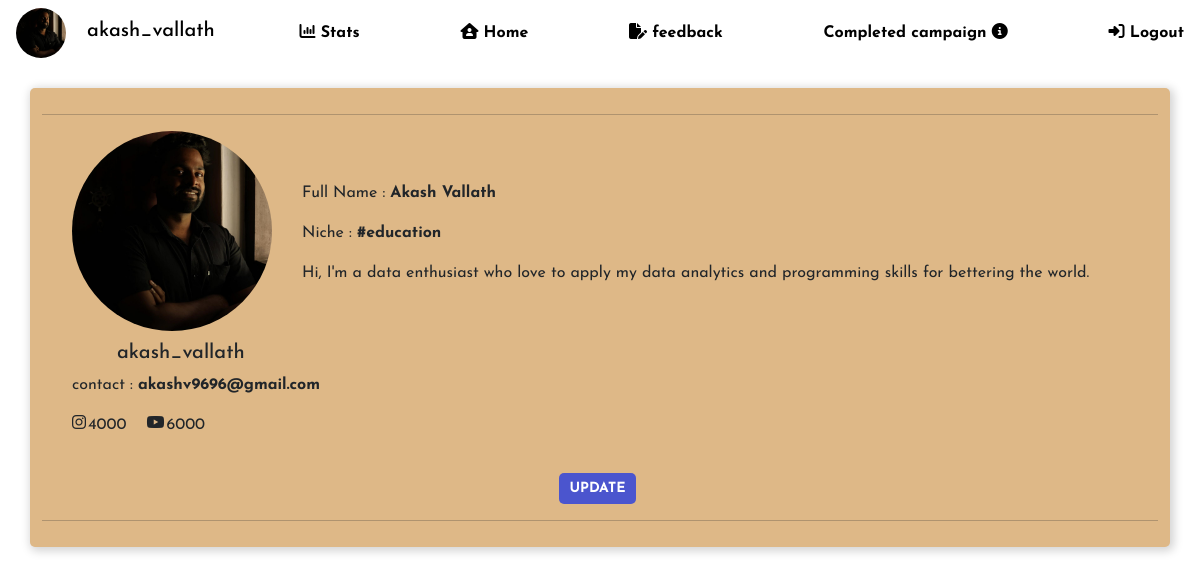
Page /influencer/1/profile (signed in) on the committed database.
### models.py (models this page shows)
class Influencer(db.Model):
    id = db.Column(db.Integer, primary_key=True)
    username = db.Column(db.String, unique=True, nullable=False)
    passhash = db.Column(db.String(256), nullable=False)
    fullname = db.Column(db.String, nullable=True)
    email = db.Column(db.String, nullable=False, unique=True)
    instagram = db.Column(db.Boolean, nullable=False, default=False)
    facebook = db.Column(db.Boolean, nullable=False, default=False)
    youtube = db.Column(db.Boolean, nullable=False, default=False)
    linkedin = db.Column(db.Boolean, nullable=False, default=False)
    niche = db.Column(db.String, nullable=False, default="N/A")
    aboutyou = db.Column(db.String, nullable=False, default="N/A")
    profilepic = db.Column(db.Boolean, default=False)
    file_extension = db.Column(db.String, nullable=False, default="N/A")
    likes = db.Column(db.Integer, default=0)
    flag = db.Column(db.Boolean, nullable=False, default=False)
    feedbackdata = db.relationship('InfluencerFeedbackData', backref='influencer', lazy=True, cascade='all, delete-orphan')
    completed_campaigns = db.relationship('CompletedCampaigns', backref='influencer', lazy=True, cascade='all, delete-orphan')
    my_data = db.relationship('InfluencerData', backref='influencer', lazy=True, cascade='all, delete-orphan')
    ongoing_events = db.relationship('Ongoingevents', backref='influencer', lazy=True, cascade='all, delete-orphan')
    influencer_requests = db.relationship('InfluencerRequests', backref='influencer', lazy=True, cascade='all, delete-orphan')
    sponsor_requests = db.relationship('SponsorRequests', backref='influencer', lazy=True, cascade='all, delete-orphan')
    negotiates = db.relationship('Negotiate', backref='influencer', lazy=True, cascade='all, delete-orphan')

class InfluencerData(db.Model):
    id = db.Column(db.Integer, primary_key=True)
    influencer_id = db.Column(db.Integer, db.ForeignKey('influencer.id'), nullable=False)
    insta_fol = db.Column(db.Integer, nullable=False, default=0)
    facebook_fol = db.Column(db.Integer, nullable=False, default=0)
    youtube_fol = db.Column(db.Integer, nullable=False, default=0)
    linkedin_fol = db.Column(db.Integer, nullable=False, default=0)
    insta_link = db.Column(db.String, default="#")
    facebook_link = db.Column(db.String, default="#")
    youtube_link = db.Column(db.String, default="#")
    linkedin_link = db.Column(db.String, default="#")

### routes.py (the view)
@app.route('/influencer/<int:id>/profile')
@login_required
def influencer_myprofile(id):
    influencer = Influencer.query.get(id)
    stats = False
    if influencer.ongoing_events or influencer.completed_campaigns:
        stats = True
    return render_template('influencer_myprofile.html', stats=stats, influencer=influencer)

### routes.py (called while the page is built)
def login_required(func):
    @wraps(func)
    def wrapper(*args, **kwargs):
        if 'username' not in session:
            flash("You need to login first")
            return redirect(url_for('login'))
        influencer = Influencer.query.filter_by(username=session['username']).first()
        sponsor = Sponsor.query.filter_by(username=session['username']).first()
        admin = Admin.query.filter_by(username=session['username']).first()
        if sponsor or influencer or admin:
            return func(*args, **kwargs)
        session.pop('username')
        return redirect(url_for('login'))
    return wrapper

### templates/influencer_myprofile.html (shortened to what this page needs)
{% extends 'layout.html' %}
{% block body %}
<div class="navbar">
    <div>
        {% if influencer.profilepic %}
        {% set filename = influencer.username + influencer.file_extension %}
        <a style="display: inline;" class="no-hover" href="{{url_for('influencer_myprofile', id=influencer.id)}}"><img class="roundimage" src="{{url_for('static', filename='profilepics/' + filename)}}"></a>
        {% else %}
        <a style="display: inline;" class="no-hover" href="{{url_for('influencer_myprofile', id=influencer.id)}}"><img class="roundimage" src="https://api.dicebear.com/9.x/thumbs/svg?seed=Callie"></a>
        {% endif %}
        <h5 style="display: inline;">{{ influencer.username }}</h5>
    </div>
    <a href="{{url_for('influencer_stats', id=influencer.id)}}"><i class="fa-solid fa-chart-column"></i> Stats</a>
    <a href="{{url_for('home')}}"><i class="fa-solid fa-house-user"></i> Home</a>
    <a href="{{url_for('influencer_feedback', id=influencer.id)}}"><i class="fa-solid fa-file-pen"></i> feedback</a>
    <a href="{{url_for('influencer_completed_campaigns', id= influencer.id)}}">Completed campaign <i class="fa-solid fa-circle-info"></i></a>
    {% if 'username' in session %}
    <a href="{{url_for('logout')}}"><i class="fa-solid fa-right-to-bracket"></i> Logout</a>
    {% else %}
    <a href="{{url_for('login')}}"><i class="fa-solid fa-right-to-bracket"></i> Login</a>
    {% endif %}
</div>
<div class="content">
    <div class="container" style="background-color:burlywood;"><hr>
        <div style="display: flex; flex-direction: row;">
            <div style="display: flex; flex-direction: column;">
                <div style="margin-left: 30px;">
                    {% if influencer.profilepic %}
                    {% set filename = influencer.username + influencer.file_extension %}
                    <img class="profileimage" src="{{url_for('static', filename='profilepics/' + filename)}}">
                    {% else %}
                    <img class="profileimage" src="https://api.dicebear.com/9.x/thumbs/svg?seed=Callie">
                    {% endif %}
                </div>
                <h5 style="margin-top: 10px; margin-left: 75px;">{{ influencer.username }}</h5>
            </div>
            <div style="display: flex; flex-direction: column; margin-top: 50px;">
                <p style="margin-left: 30px;">Full Name : <b>{{ influencer.fullname }}</b></p>
                <p style="margin-left: 30px;">Niche : <b>#{{ influencer.niche }}</b></p>
                <p style="margin-left: 30px;">{{ influencer.aboutyou}}</p>
            </div>
        </div>
        <div style="display: flex; flex-direction: column;">
            <p style="margin-left: 30px;">contact : <b>{{ influencer.email }}</b></p>
            <div style="margin-left: 10px; display: flex; flex-direction: row;">
                {% if influencer.instagram %}
                <i class="fa-brands fa-instagram" style="margin-top: 1px; margin-left: 20px;"></i>
                <p style="margin-left: 2px;">{{ influencer.my_data[0].insta_fol }}</p>
                {% endif %}
                {% if influencer.youtube %}
                <i class="fa-brands fa-youtube" style="margin-top: 1px; margin-left: 20px;"></i>
                <p style="margin-left: 2px;">{{ influencer.my_data[0].youtube_fol }}</p>
                {% endif %}
            </div>
            <div class="button-container" style="justify-content: center;">
                <a href="{{url_for('influencer_editprofile', id=influencer.id)}}" class="btn primary"><b>UPDATE</b></a>
            </div><hr>
        </div>
    </div>
</div>
{% endblock body %}

### static/home.css (style rules this page uses)
body { background-size: cover; background-position: center; font-family:'Inter', sans-serif; font-size: medium; font-weight: 400; }
.navbar { background-size: cover; background-position: center; color: black; position: fixed; padding: 15px; border-radius: 5px; box-sizing: border-box; display: flex; flex-direction:row; }
.navbar a { color: black; text-decoration: none; font-weight: bolder; display: block; margin-right: 6px; margin-left: 6px; padding: 10px; border-radius: 5px; transition: background-color 0.3s, padding-left 0.3s, box-shadow 0.3s; }
.content { padding: 20px; }
.container { background-color:silver; padding: 10px; border-radius: 5px; box-shadow:2px 2px 10px 2px lightgray; margin-top: 2px; margin-bottom: 12px; }
.roundimage { width: 50px; height: 50px; border-radius: 50%; overflow: hidden; }
.profileimage { width: 200px; height: 200px; border-radius: 50%; overflow: hidden; }
.button-container { display:flex; align-items: center; }
.button-container a { padding: 5px 10px; font-size: 14px; margin-right: 5px; min-width: 70px; cursor: pointer; background-color:#3848d8e1; color: white; text-decoration: none; border: none; border-radius: 5px; transition: background-color 0.3s ease; display: inline-block; }
.btn { display: inline-block; padding: 10px 20px; margin-right: 10px; font-size: 14px; color: white; text-align: center; text-decoration: none; border-radius: 4px; transition: background-color 0.3s ease; }
.button-container { margin-top: 20px; }
.button-container a { color:white; }

### rows in the picture
Influencer: username "akash_vallath", fullname "Akash Vallath", niche "education", aboutyou "Hi, I'm a data enthusiast who love to apply my data analytics and programming skills for bettering the world.", email "akashv9696@gmail.com"
InfluencerData: insta_fol "4000", youtube_fol "6000"
